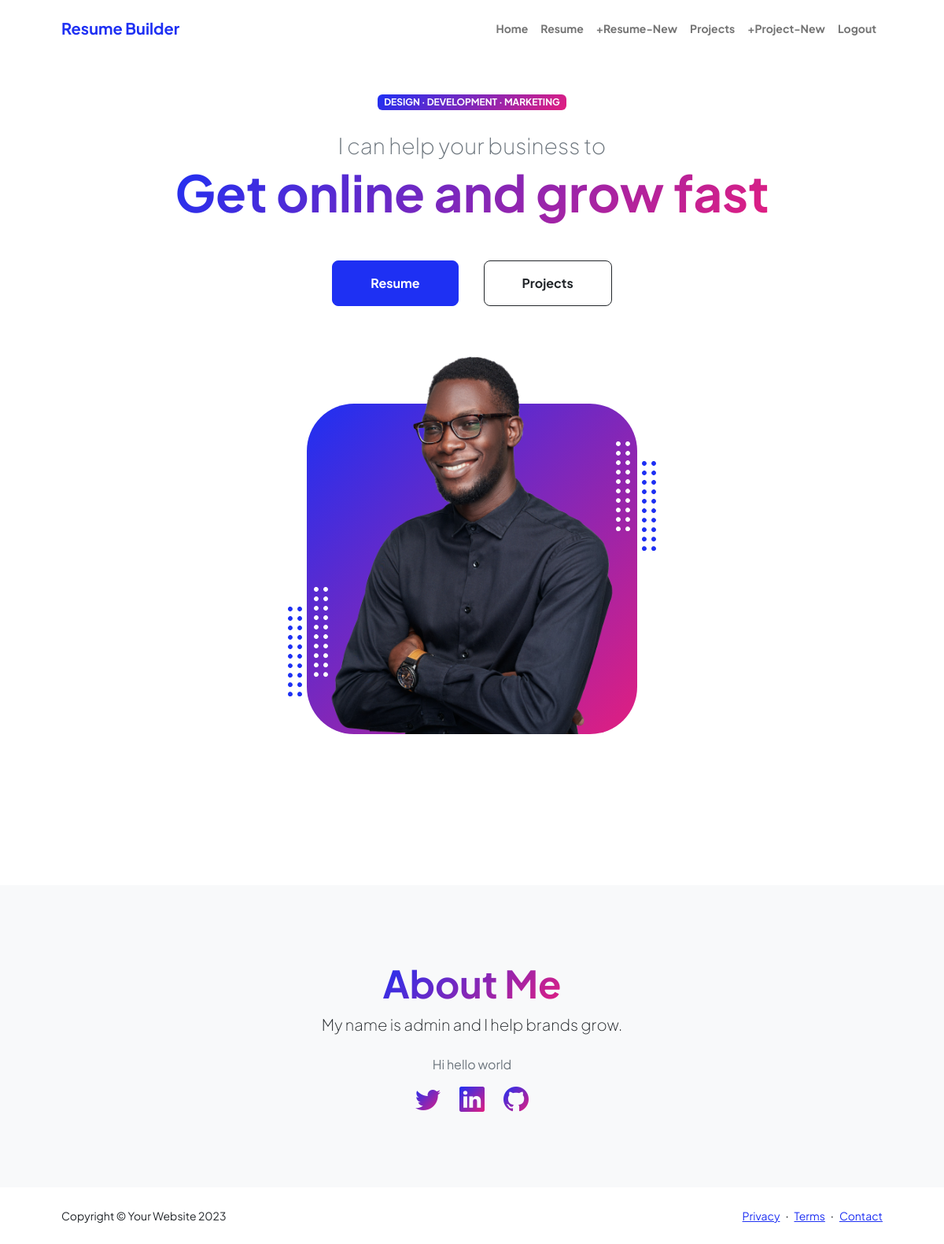
The app's page / (signed in) with its own data.
### accounts/models.py (models this page shows)
class  CustomUser(AbstractUser):
    age = models.PositiveIntegerField(null = True, blank = True)
    about = models.TextField(max_length=225,default='null')
    photo = models.ImageField(upload_to='profile/%Y/%m/%d/',default='null')

### progarmmer/views.py (the view)
# urls.py: path('', HomeView.as_view(), name='home'),
class HomeView(TemplateView):
    template_name = 'home.html'

### templates/home.html (shortened to what this page needs)
{% extends "base.html" %}
{% load static %}
{% block content %}
<!DOCTYPE html>
<html lang="en">
    <body class="d-flex flex-column h-100">
        <main class="flex-shrink-0">
            {% if user.is_authenticated %}
            <header class="py-5">
                <div class="container px-5 pb-5">
                    <div class="row gx-5 align-items-center">
                        <div class="col-xxl-5">
                            <div class="text-center text-xxl-start">
                                <div class="badge bg-gradient-primary-to-secondary text-white mb-4"><div class="text-uppercase">Design &middot; Development &middot; Marketing</div></div>
                                <div class="fs-3 fw-light text-muted">I can help your business to</div>
                                <h1 class="display-3 fw-bolder mb-5"><span class="text-gradient d-inline">Get online and grow fast</span></h1>
                                <div class="d-grid gap-3 d-sm-flex justify-content-sm-center justify-content-xxl-start mb-3">
                                    <a class="btn btn-primary btn-lg px-5 py-3 me-sm-3 fs-6 fw-bolder" href="{% url 'resume' %}">Resume</a>
                                    <a class="btn btn-outline-dark btn-lg px-5 py-3 fs-6 fw-bolder" href="{% url 'project' %}">Projects</a>
                                </div>
                            </div>
                        </div>
                        <div class="col-xxl-7">
                            {% if user.is_authenticated %}
                            <div class="d-flex justify-content-center mt-5 mt-xxl-0">
                                <div class="profile bg-gradient-primary-to-secondary">
                                    <img class="profile-img" src="{{ user.photo.url }}" alt="..." />
                                    <div class="dots-1">
                                    </div>
                                    <div class="dots-2">
                                    </div>
                                    <div class="dots-3">
                                    </div>
                                    <div class="dots-4">
                                    </div>
                                </div>
                            </div>
                            {% endif %}
                        </div>
                    </div>
                </div>
            </header>
            {% endif %}
        </main>
        <br>
        <br>
        <br>
        <br>
{% endblock content %}

### templates/base.html (shortened to what this page needs)
{% load static %}
<head>
    <link href="https://cdn.jsdelivr.net/npm/bootstrap-icons@1.8.1/font/bootstrap-icons.css" rel="stylesheet" />
    <link href="{% static "css/styles.css" %}" rel="stylesheet" />
</head>
<nav class="navbar navbar-expand-lg navbar-light bg-white py-3">
    <div class="container px-5">
        <a class="navbar-brand" href="index.html"><span class="fw-bolder text-primary">Resume Builder</span></a>
        <div class="collapse navbar-collapse" id="navbarSupportedContent">
            <ul class="navbar-nav ms-auto mb-2 mb-lg-0 small fw-bolder">
                <li class="nav-item"><a class="nav-link" href="{% url 'home' %}">Home</a></li>
                {% if user.is_authenticated %}
                <li class="nav-item"><a class="nav-link" href="{% url 'resume' %}">Resume</a></li>
                <li class="nav-item"><a class="nav-link" href="{% url 'new_resume' %}">+Resume-New</a></li>
                <li class="nav-item"><a class="nav-link" href="{% url 'project' %}">Projects</a></li>
                <li class="nav-item"><a class="nav-link" href="{% url 'new_project' %}">+Project-New</a></li>
                <li class="nav-item"><a class="nav-link" href="{% url 'logout' %}">Logout</a></li>
                {% else %}
                <li class="nav-item"><a class="nav-link" href="{% url 'login' %}">Login</a></li>
                <li class="nav-item"><a class="nav-link" href="{% url 'signup' %}">Signup</a></li>
                <li class="nav-item"><a class="nav-link" href="{% url 'contact'%}">Support Team</a></li>
                {% endif %}
            </ul>
        </div>
    </div>
</nav>
{% block content %}
{% endblock content %}
<section class="bg-light py-5">
    <div class="container px-5">
        <div class="row gx-5 justify-content-center">
            <div class="col-xxl-8">
                <div class="text-center my-5">
                    <h2 class="display-5 fw-bolder"><span class="text-gradient d-inline">About Me</span></h2>
                    {% if user.is_authenticated %}
                        <p class="lead fw-light mb-4">My name is {{ user.username }} and I help brands grow.</p>
                        <p class="text-muted">{{ user.about }}</p>
                    {% endif %}
                    <div class="d-flex justify-content-center fs-2 gap-4">
                        <a class="text-gradient" href="#!"><i class="bi bi-twitter"></i></a>
                        <a class="text-gradient" href="#!"><i class="bi bi-linkedin"></i></a>
                        <a class="text-gradient" href="#!"><i class="bi bi-github"></i></a>
                    </div>
                </div>
            </div>
        </div>
    </div>
</section>
<footer class="bg-white py-4 mt-auto">
    <div class="container px-5">
        <div class="row align-items-center justify-content-between flex-column flex-sm-row">
            <div class="col-auto"><div class="small m-0">Copyright &copy; Your Website 2023</div></div>
            <div class="col-auto">
                <a class="small" href="#!">Privacy</a>
                <span class="mx-1">&middot;</span>
                <a class="small" href="#!">Terms</a>
                <span class="mx-1">&middot;</span>
                <a class="small" href="#!">Contact</a>
            </div>
        </div>
    </div>
</footer>
</body>
</html>

### records on screen
CustomUser: photo (placeholder picture), username "admin", about "Hi hello world"
